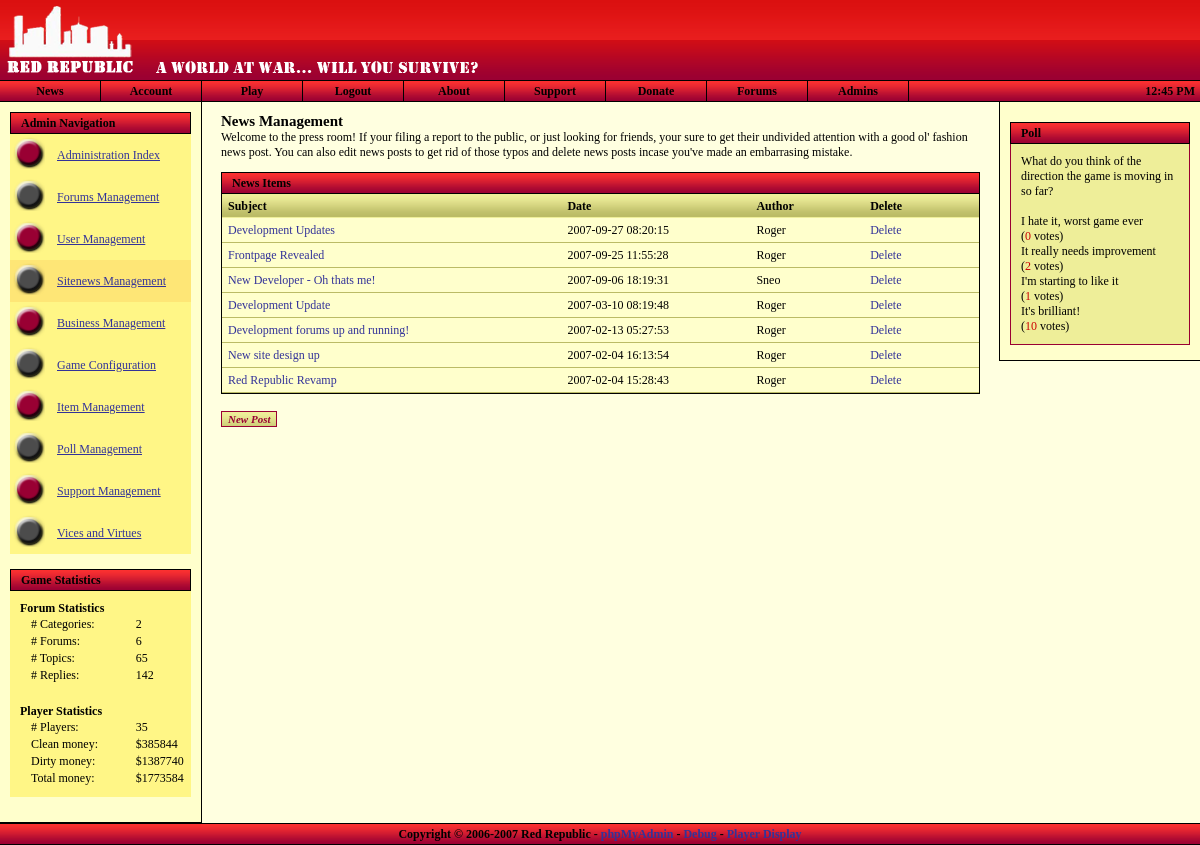
The page /admin/newsmanagement.php (signed in) on the database its author committed.
### tables this page shows
CREATE TABLE `polls` (
  `id` bigint(20) NOT NULL auto_increment,
  `title` varchar(225) NOT NULL default '',
  `date` varchar(225) NOT NULL default '',
  `author` varchar(225) NOT NULL default '',
  `options` varchar(225) NOT NULL default '',
  `votes` bigint(20) NOT NULL default '0',
  `open` varchar(5) NOT NULL default '',
  `displayed` varchar(5) NOT NULL default '',
  KEY `id` (`id`)
);

CREATE TABLE `polls_options` (
  `id` bigint(20) NOT NULL auto_increment,
  `parent` bigint(20) NOT NULL default '0',
  `option` varchar(225) NOT NULL default '',
  `votes` bigint(20) NOT NULL default '0',
  KEY `id` (`id`)
);

CREATE TABLE `frontpage_news` (
  `id` bigint(20) NOT NULL auto_increment,
  `news_type` int(11) NOT NULL default '0',
  `news_subject` varchar(255) NOT NULL default '',
  `news_date` timestamp NOT NULL default CURRENT_TIMESTAMP,
  `news_author` varchar(50) NOT NULL default '',
  `news_message` text NOT NULL,
  PRIMARY KEY  (`id`)
);

### admin/newsmanagement.php (the view, shortened to what the rows shown need)
<?
$nav = "newsman";
$ext_style = "forums_style.css";
include_once "../includes/utility.inc.php";
include_once "../includes/header.php";
?>
	<h1>News Management</h1>
	<div class="content" style="padding: 0px;">
		<?
		$newsQuery = $db->query( "SELECT * FROM frontpage_news ORDER BY news_date DESC LIMIT 20" );
		if ( $db->getRowCount( $newsQuery ) == 0 )
		{
			?>
			<div class="row">
				No news items in database.
			</div>
			<?
		}
		else
		{
			while ( $newsArray = $db->fetch_array( $newsQuery ) )
			{
				?>
				<div class="row">
					<table class="row">
						<tr>
							<td class="field" style="width: 45%;"><a href='editnews.php?id=<?=$newsArray['id'];?>' style='text-decoration: none;' title='<?=shortstr( $newsArray['news_message'] );?>'><?=shortstr( $newsArray['news_subject'] );?></a></td>
							<td class="field" style="width: 25%;"><?=$newsArray['news_date'];?></td>
							<td class="field" style="width: 15%;"><?=$newsArray['news_author'];?></td>
							<td class="field" style="width: 15%;"><a href='newsmanagement.php?id=<?=$newsArray['id'];?>' title='Delete this post?' style='text-decoration: none;'>Delete</a>
						</tr>
					</table>
				</div>
				<?
			}
		}
		?>
	</div>
<?
include_once "../includes/footer.php";
?>

### includes/header.php (shortened to what the rows shown need)
<?
include_once "utility.inc.php";
?>
<!DOCTYPE html PUBLIC "-//W3C//DTD XHTML 1.0 Strict//EN"
"http://www.w3.org/TR/xhtml1/DTD/xhtml1-strict.dtd">
<html xmlns="http://www.w3.org/1999/xhtml">
<head>
	<link rel="stylesheet" type="text/css" href="<?=$rootdir;?>/stylesheets/general_style.css" />
	<?
	if ( isset( $ext_style ) && $ext_style != "" )
	{
		$file = explode( "::", $ext_style );
		foreach ( $file as $value )
			echo "<link rel=\"stylesheet\" type=\"text/css\" href=\"" . $rootdir . "/stylesheets/" . trim( $value ) ."\" />\n";
	}
	?>
</head>
<body id="body" style="margin-left: 0px; margin-top: 0px; margin-right: 0px; margin-bottom: 0px;"
<?
if ( isset( $err ) && $err->is_error() ) { ?>onload="openErrorDisplay();"<? }
elseif ( isset( $nav ) && $nav == "events" && $char->hasEventRequest() ) { ?>onload="openEventRequest();"<? } ?>
>
<div style="position: relative; min-height: 100%;">
	<div class="maindiv">
		<div style="position: relative; min-height: 85%;">
			<? if ( isset( $_SESSION['ingame'] ) && user_auth() ) { ?>
			<div class="rightcontent">
				<div class="title" style="background: url('<?=$rootdir;?>/images/forumgrad_vert_20.png'); text-align: right; margin: 10px;">
				<?
				if ( $char->hasEventRequest() )
				{
					?>
					<img src="<?=$rootdir;?>/images/icon_read_red_anim.gif" alt="I" title="You have an event request." onclick="window.location='<?=$rootdir;?>/events/index.php';" style="margin-top: 2px; cursor: pointer;" />
					<?
				}
				$mailboxquery = $db->query( "SELECT * FROM char_mailbox WHERE char_id=". $char->character_id ." AND has_arrived=1" );
				if ( $db->getRowCount( $mailboxquery ) == 0 )
				{
					?>
					<img src="<?=$rootdir;?>/images/icon_mailbox.png" alt="I" title="Go to your mailbox" onclick="window.location='<?=$rootdir;?>/mailbox.php';" style="margin-top: 2px; cursor: pointer;" />
					<?
				}
				else
				{
					?>
					<img src="<?=$rootdir;?>/images/icon_mailbox_anim.gif" alt="I" title="You've got mail." onclick="window.location='<?=$rootdir;?>/mailbox.php';" style="margin-top: 2px; cursor: pointer;" />
					<?
				}
				?>
				<img src="<?=$rootdir;?>/images/charstats.png" alt="I" title="Show Character Information" onclick="showCharacter();" style="margin-top: 2px; cursor: pointer;" />
				<img src="<?=$rootdir;?>/images/icon_inventory.gif" alt="I" title="Show Inventory Listing" onclick="showInventory();" style="margin-top: 2px; cursor: pointer;" />
				<img src="<?=$rootdir;?>/images/icon_users.png" alt="U" title="Show User List" onclick="showUserList();" style="margin-top: 2px; cursor: pointer;" />
				</div>
				<div class="title" style="margin: 10px; margin-bottom: 0px;">
					<div style="margin-left: 10px;">Avatar</div>
				</div>
				<div class="content" style="border: none; margin-left: 10px; margin-right: 10px; background-color: #fff686;">
					<img src="<?=$rootdir;?>/images/<?
					if ( strlen( $char->avatar_url ) == 0 ) { print("cs_avatar150x150.png"); } else { print( $char->avatar_url ); }
					?>" alt="Avatar" style="margin-left: 5px;" />
				</div>
				<div class="title" style="margin: 10px; margin-bottom: 0px;">
					<div style="margin-left: 10px;">Character Information</div>
				</div>
				<div class="content" style="border: none; margin-left: 10px; margin-right: 10px; background-color: #fff686;">
				<table style="width: 100%;" cellspacing="0">
				<tr>
					<td style="width: 45%;"><strong>Nick:</strong></td><td><?=$char->nickname;?></td>
				</tr><tr>
					<td style="width: 45%;"><strong>First:</strong></td><td><?=$char->firstname;?></td>
				</tr><tr>
					<td style="width: 45%;"><strong>Last:</strong></td><td><?=$char->lastname;?></td>
				</tr><tr>
					<td style="width: 45%;"><strong>Birth:</strong></td><td><?=date( dateDisplay(), strtotime( $char->birthdate ) );?></td>
				</tr><tr>
					<td style="width: 45%;"><strong>Sex:</strong></td><td><?=$char->gender_full;?></td>
				</tr><tr>
					<td colspan="2" style="height: 15px;">&nbsp;</td>
				</tr><tr>
					<td colspan="2" align="center" style="padding: 0px; border: 1px solid #990033; border-bottom: none; color: #fff; height: 20px; background: url( '<?=$rootdir;?>/images/grad_vert_20.png' ); width: 100%;">
						<strong>Health</strong>
					</td>
				</tr><tr>
					<td colspan="2" style="border: solid 1px #990033; border-top: none; padding: 0px;">
						<table style="width: 100%; padding: 0px;" cellspacing="0" cellpadding="0">
						<tr>
						<? $leftwidth = $char->health / $char->maxhealth; $leftwidth *= 100; ?>
						<td style="width: <?=$leftwidth;?>%; padding: 3px; background-color: green; color: white; text-align: center;"><?=$leftwidth;?>%</td>
						<td style="width: <?=(100-$leftwidth);?>%;"></td>
						</tr>
						</table>
					</td>
				</tr><tr>
					<td colspan="2" style="height: 15px;">&nbsp;</td>
				</tr>
				<?
				if ( $char->hasVehicle() )
				{
					?>
					<tr>
						<td colspan="2" align="center" style="padding: 0px; border: 1px solid #990033; border-bottom: none; color: #fff; height: 20px; background: url( '<?=$rootdir;?>/images/grad_vert_20.png' ); width: 100%;">
						<strong><?=$char->getVehicleInfo('name');?></strong>
						</td>
					</tr><tr>
						<td colspan="2" style="border: solid 1px #990033; border-top: none; padding: 0px;">
							<table style="width: 100%; padding: 0px;" cellspacing="0" cellpadding="0">
							<tr>
							<? $leftwidth = $char->getVehicleHealth() / 100; $leftwidth *= 100; ?>
							<td style="width: <?=$leftwidth;?>%; padding: 3px; background-color: #36505F; color: white; text-align: center;"><?=$leftwidth;?>%</td>
							<td style="width: <?=(100-$leftwidth);?>%;"></td>
							</tr>
							</table>
						</td>
					</tr>
					<?
				}
				?>
				<tr>
					<td colspan="2" style="height: 15px;">&nbsp;</td>
				</tr><tr>
					<td colspan="2" style="text-align: center; border: 1px solid #990033; border-bottom: none; color: #fff; height: 20px; background: url( '<?=$rootdir;?>/images/grad_vert_20.png' ); width: 100%; padding: 0px;">
						<strong>Money</strong>
					</td>
				</tr><tr>
					<td style="width: 45%; border: solid 1px #990033; border-top: none; border-bottom: none; padding: 2px;"><strong>Money:</strong></td><td  style="border-right: solid 1px #990033; padding: 2px;" id="money_clean">$<?=$char->money_clean;?></td>
				</tr><tr>
					<td style="width: 45%; border: solid 1px #990033; padding: 2px;"><strong>Dirty:</strong></td><td style="border: solid 1px #990033; border-left: none; padding: 2px;">$<?=$char->money_dirty;?></td>
				</tr><tr>
					<td colspan="2" style="height: 15px;">&nbsp;</td>
				</tr>
				</table>
				</div>
			</div>
			<? } else { ?>
			<div class="rightcontent">
				<div class="title" style="margin-top: 20px; margin-left: 10px; margin-right: 10px; padding-left: 10px;">
					Poll
				</div>
				<div class="navcontent" style="margin-left: 10px; margin-right: 10px;">
					<?
					$pollQuery = $db->query( "SELECT * FROM polls WHERE open='true' AND displayed='true'" );
					if ( $db->getRowcount( $pollQuery ) == 0 )
					{
						print("Sorry, no polls found.");
					} else {
						$poll = $db->fetch_array( $pollQuery );
						$voterQuery = $db->query( "SELECT * FROM polls_voters WHERE ip='" . $_SERVER["REMOTE_ADDR"] . "' AND poll=" . $poll['id'] );
						print( $poll['title'] . "<br />");
						if ( $db->getRowCount( $voterQuery ) == 0 )
						{
							?>
							<form method='post' action='<?=$rootdir;?>/vote.php'>
							<p>
							<input type='hidden' name='id' value='<?=$poll['id'];?>' />
							<?
							$optionQuery = $db->query( "SELECT * FROM polls_options WHERE parent=" . $poll['id'] . " ORDER BY id ASC" );
							while ( $option = $db->fetch_array( $optionQuery ) )
							{
								?>
								<input type="radio" class='std_input' name="option" value="<?=$option['id'];?>" /> <?=$option['option'];?><br />
								<?
							}
							?>
							<br />
							<input type="submit" class='std_input' name="vote" value="Vote" />
							</p>
							</form>
							<?
						} else {
							?><br /><?
							$optionQuery = $db->query( "SELECT * FROM polls_options WHERE parent=" . $poll['id'] );
							while ( $option = $db->fetch_array( $optionQuery ) )
							{
								?>
								<?=$option['option'];?><br />(<span style='color: #CC0000'><?=$option['votes'];?></span> votes)<br />
								<?
							}
						}
					}
					?>
				</div>
			</div>
			<? } ?>
			<div class="pagecontent">

### rows shown on the page
polls: title "What do you think of the direction the game is moving in so far?"
polls_options: option "I hate it, worst game ever", votes "0"
polls_options: option "It really needs improvement", votes "2"
polls_options: option "I'm starting to like it", votes "1"
polls_options: option "It's brilliant!", votes "10"
frontpage_news: news_subject "Development Updates", news_date "2007-09-27 08:20:15", news_author "Roger"
frontpage_news: news_subject "Frontpage Revealed", news_date "2007-09-25 11:55:28", news_author "Roger"
frontpage_news: news_subject "New Developer - Oh thats me!", news_date "2007-09-06 18:19:31", news_author "Sneo"
frontpage_news: news_subject "Development Update", news_date "2007-03-10 08:19:48", news_author "Roger"
frontpage_news: news_subject "Development forums up and running!", news_date "2007-02-13 05:27:53", news_author "Roger"
frontpage_news: news_subject "New site design up", news_date "2007-02-04 16:13:54", news_author "Roger"
frontpage_news: news_subject "Red Republic Revamp", news_date "2007-02-04 15:28:43", news_author "Roger"

### other values the page prints
$numcategories "2"
$numforums "6"
$numtopics "65"
$numreplies "142"
$numplayers "35"
$totalcmoney[0] "385844"
$totaldmoney[0] "1387740"
$totalmoney "1773584"
